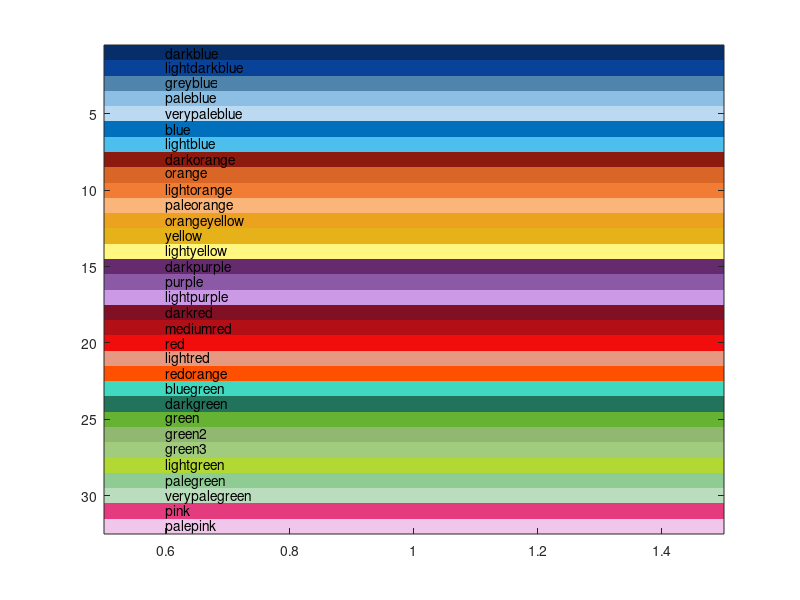

The MATLAB script that drew this image:
%% Prints color RGB values or returns RGB of specified color
% - mycolors(), prints all RGB to command window and opens overview plot.
% - mycolors('blue') returns RGB of blue in vector.
% - use uicolorpicker() to pick new colors.

function [varargout] = mycolors(varargin)
    
colornames = {'darkblue', 'lightdarkblue', 'greyblue', 'paleblue',...
    'verypaleblue', ...
    'blue', 'lightblue', 'darkorange', 'orange', 'lightorange', 'paleorange', ...
    'orangeyellow', 'yellow', 'lightyellow', 'darkpurple', 'purple','lightpurple', ...
    'darkred', 'mediumred', 'red', 'lightred', 'redorange', ...
    'bluegreen', 'darkgreen', 'green', 'green2', 'green3', 'lightgreen', ...
    'palegreen', 'verypalegreen',...
    'pink', 'palepink'};
    
RGB = [0.03, 0.18, 0.41; ... % darkblue
    0.036, 0.26, 0.6; ... % lightdarkblue
    0.31, 0.52, 0.68; ... % greyblue [80, 133, 175]/255
    0.55, 0.75, 0.89; ... % paleblue
    [188 217 242]/255; ... % verypaleblue
    0, 0.44, 0.74; ... % blue
    0.30, 0.75, 0.93; ... % lightblue
    0.55, 0.1, 0.05; ... % darkorange
    0.85, 0.4, 0.15; ... % orange
    0.94, 0.49, 0.2; ... % lightorange [239, 125, 50]/255
    [249, 181, 122]/255; ... % paleorange
    0.92, 0.64, 0.12; ... % orangeyellow
    0.9, 0.7, 0.1; ... % yellow
    1,   0.97, 0.5;... % light yellow
    0.4, 0.17, 0.43;... % darkpurple
    0.55, 0.35, 0.65;... % purple
    0.8, 0.6, 0.9;... % lightpurple
    0.504 0.064 0.144;... % darkred
    0.7, 0.057, 0.09;... % mediumred
    0.95, 0.05, 0.05;... % red
    0.9, 0.6, 0.5;... % lightred
    255/255 80/255 0;... % redorange
    0.25, 0.85, 0.75;... % bluegreen
    0.135 0.45 0.36;... % darkgreen
    0.4, 0.7, 0.2; ...  % green
    [0.63, 0.80, 0.49]*0.9; ... % green2
    0.63, 0.80, 0.49; ... % green3
    0.7, 0.85, 0.2;... % lightgreen
    0.56 ,0.80, 0.5764;... % palegreen
    0.73 ,0.87, 0.74;... % verypalegreen
    228/255, 59/255, 127/255;... % pink
    [240, 199, 235]/255]; % palepink

if ~isempty(varargin) && any(ismember(varargin{:}, colornames))
    ind = ismember(colornames, varargin{:});
    varargout{1} = RGB(ind,:);
elseif isempty(varargin)
    fprintf('Color\t\t');
    fprintf('R    G    B\t\n\n');
    for k = 1:length(colornames)
        fprintf('%s     \t', colornames{k})
        fprintf('%1.2f ', RGB(k,1)) 
        fprintf('%1.2f ', RGB(k,2)) 
        fprintf('%1.2f\n', RGB(k,3))  
    end         
    figure('color', 'white', 'position', [-563,166,268,701])
    imagesc([1:length(RGB)]')
    colormap(RGB)
    text(ones(1, length(RGB))*0.6, 1:length(RGB), colornames)
elseif strcmp(varargin{1}, 'names')
    varargout{1} = colornames;
else
    fprintf('\n\nColor is not valid. Choose from:\n');
    fprintf('  %s\n', colornames{:});
    fprintf('\nOr call mycolors() to see all RGB.\n');
end

end